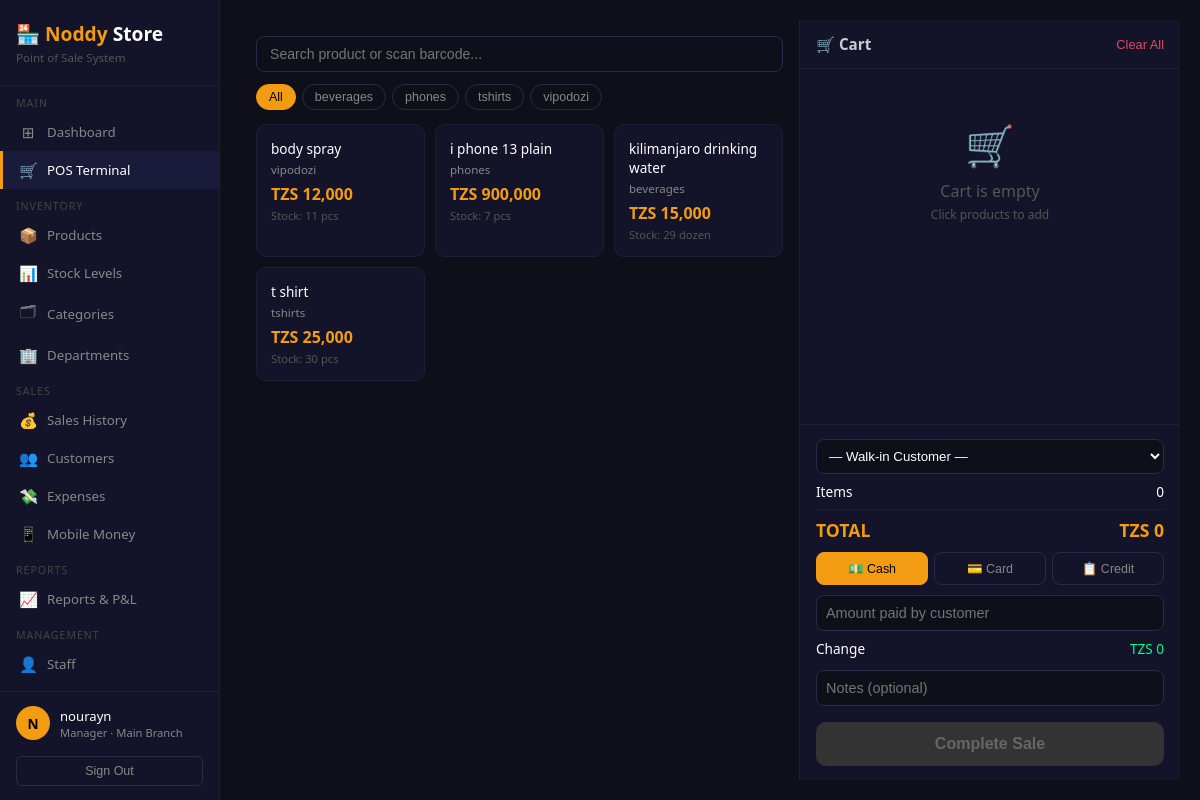
The app's page /pos (signed in) with its own data.
### tables this page shows
CREATE TABLE categories (
        id            INTEGER PRIMARY KEY AUTOINCREMENT,
        name          TEXT NOT NULL,
        department_id INTEGER,
        description   TEXT,
        created_at    TEXT DEFAULT CURRENT_TIMESTAMP,
        FOREIGN KEY (department_id) REFERENCES departments(id)
    );

CREATE TABLE products (
        id            INTEGER PRIMARY KEY AUTOINCREMENT,
        name          TEXT NOT NULL,
        barcode       TEXT UNIQUE,
        category_id   INTEGER,
        branch_id     INTEGER,
        buying_price  REAL DEFAULT 0,
        selling_price REAL DEFAULT 0,
        stock_qty     INTEGER DEFAULT 0,
        min_stock     INTEGER DEFAULT 5,
        unit          TEXT DEFAULT 'pcs',
        description   TEXT,
        active        INTEGER DEFAULT 1,
        created_at    TEXT DEFAULT CURRENT_TIMESTAMP,
        FOREIGN KEY (category_id) REFERENCES categories(id),
        FOREIGN KEY (branch_id)   REFERENCES branches(id)
    );

### app.py (the view)
@app.route('/pos')
@login_required
def pos():
    conn      = get_db()
    branch_id = session.get('branch_id')
    role      = session.get('role')
    bfp       = get_bf2(role, branch_id, 'p.branch_id')
    bfc       = get_bf2(role, branch_id, 'c.branch_id')
    products  = conn.execute(f'''
        SELECT p.*,c.name as cat_name,d.name as dept_name
        FROM products p
        LEFT JOIN categories c ON p.category_id=c.id
        LEFT JOIN departments d ON c.department_id=d.id
        WHERE p.active=1 AND p.stock_qty>0 {bfp} ORDER BY p.name
    ''').fetchall()
    customers  = conn.execute(f'''
        SELECT * FROM customers c WHERE 1=1 {bfc} ORDER BY full_name
    ''').fetchall()
    categories = conn.execute('SELECT * FROM categories ORDER BY name').fetchall()
    conn.close()
    return render_template('pos.html', products=products,
                           customers=customers, categories=categories)

### app.py (called while the page is built)
def login_required(f):
    @wraps(f)
    def decorated(*args, **kwargs):
        if 'user_id' not in session:
            return redirect(url_for('login'))
        return f(*args, **kwargs)
    return decorated

def get_bf2(role, branch_id, col='branch_id'):
    return '' if role == 'admin' else f'AND {col}={branch_id}'

### database.py (called while the page is built)
def get_db():
    conn = sqlite3.connect(DB)
    conn.row_factory = sqlite3.Row
    return conn

### templates/pos.html (shortened to what this page needs)
{% extends 'base.html' %}
{% block content %}
<div class="pos-layout">
    <div class="products-panel">
        <div class="search-bar">
            <input type="text" id="prod-search"
                   placeholder="Search product or scan barcode..."
                   oninput="filterProducts()"/>
        </div>
        <div class="cat-filters">
            <button class="cat-btn active" onclick="filterCat('',this)">All</button>
            {% for c in categories %}
            <button class="cat-btn"
                    onclick="filterCat('{{ c.id }}',this)">
                {{ c.name }}
            </button>
            {% endfor %}
        </div>
        <div class="product-grid" id="product-grid">
            {% for p in products %}
            <div class="product-card {% if p.stock_qty==0 %}out-of-stock{% endif %}"
                 data-id="{{ p.id }}"
                 data-name="{{ p.name }}"
                 data-price="{{ p.selling_price }}"
                 data-stock="{{ p.stock_qty }}"
                 data-cat="{{ p.category_id }}"
                 onclick="addToCart(this)">
                <div class="pname">{{ p.name }}</div>
                <div class="pcat">{{ p.cat_name or '' }}</div>
                <div class="pprice">TZS {{ "{:,.0f}".format(p.selling_price) }}</div>
                <div class="pstock">Stock: {{ p.stock_qty }} {{ p.unit }}</div>
            </div>
            {% endfor %}
        </div>
    </div>
    <div class="cart-panel">
        <div class="cart-header">
            <h3>🛒 Cart</h3>
            <button onclick="clearCart()"
                    style="background:transparent;border:none;color:#e94560;cursor:pointer;font-size:0.8rem;">
                Clear All
            </button>
        </div>
        <div class="cart-items" id="cart-items">
            <div class="empty-cart" id="empty-msg">
                <div class="icon">🛒</div>
                <p>Cart is empty</p>
                <p style="font-size:0.75rem;margin-top:4px">Click products to add</p>
            </div>
        </div>
        <div class="cart-footer">
            <select id="customer-select"
                    style="width:100%;padding:8px;background:#0f0f1a;border:1px solid #2a2a4a;border-radius:8px;color:#fff;outline:none;margin-bottom:8px;font-size:0.83rem;">
                <option value="">— Walk-in Customer —</option>
            </select>
            <div class="total-row">
                <span>Items</span>
                <span id="total-items">0</span>
            </div>
            <div class="total-row grand">
                <span>TOTAL</span>
                <span id="total-amount">TZS 0</span>
            </div>
            <div class="payment-btns">
                <button class="pay-btn active" onclick="setPayment('cash',this)">💵 Cash</button>
                <button class="pay-btn" onclick="setPayment('card',this)">💳 Card</button>
                <button class="pay-btn" onclick="setPayment('credit',this)">📋 Credit</button>
            </div>
            <div id="paid-section">
                <input type="number" class="paid-input" id="paid-amount"
                       placeholder="Amount paid by customer" step="100"/>
                <div class="total-row">
                    <span>Change</span>
                    <span id="change-amount" style="color:#00ff88">TZS 0</span>
                </div>
            </div>
            <input type="text" class="paid-input" id="sale-notes"
                   placeholder="Notes (optional)" style="margin-top:4px;"/>
            <button class="checkout-btn" id="checkout-btn"
                    onclick="checkout()" disabled>
                Complete Sale
            </button>
        </div>
    </div>
</div>
{% endblock %}

### templates/base.html (style rules this page uses)
* { margin:0;padding:0;box-sizing:border-box; }
body { background:#0f0f1a;color:#fff;font-family:'Segoe UI',sans-serif;display:flex;min-height:100vh; }

### templates/pos.html (style rules this page uses)
.pos-layout { display:grid;grid-template-columns:1fr 380px;gap:0;height:calc(100vh - 40px); }
.products-panel { padding:16px;overflow-y:auto;border-right:1px solid #1e1e3a; }
.cart-panel { background:#13132a;display:flex;flex-direction:column;height:100%; }
.search-bar { display:flex;gap:8px;margin-bottom:12px; }
.search-bar input { flex:1;padding:9px 13px;background:#0f0f1a;border:1px solid #2a2a4a;border-radius:8px;color:#fff;outline:none;font-size:0.88rem; }
.cat-filters { display:flex;gap:6px;flex-wrap:wrap;margin-bottom:14px; }
.cat-btn { padding:5px 12px;border-radius:20px;border:1px solid #2a2a4a;background:transparent;color:#888;cursor:pointer;font-size:0.78rem;transition:all .2s; }
.cat-btn.active,.cat-btn:hover { background:#f39c12;color:#000;border-color:#f39c12; }
.product-grid { display:grid;grid-template-columns:repeat(auto-fill,minmax(150px,1fr));gap:10px; }
.product-card { background:#13132a;border:1px solid #1e1e3a;border-radius:10px;padding:14px;cursor:pointer;transition:all .2s;position:relative; }
.product-card .pname { font-size:0.85rem;font-weight:500;margin-bottom:4px;color:#fff; }
.product-card .pcat { font-size:0.72rem;color:#888;margin-bottom:6px; }
.product-card .pprice { font-size:1rem;font-weight:700;color:#f39c12; }
.product-card .pstock { font-size:0.7rem;color:#555;margin-top:3px; }
.cart-header { padding:14px 16px;border-bottom:1px solid #1e1e3a;display:flex;justify-content:space-between;align-items:center; }
.cart-header h3 { font-size:0.95rem;color:#ccc; }
.cart-items { flex:1;overflow-y:auto;padding:8px 16px; }
.cart-footer { padding:14px 16px;border-top:1px solid #1e1e3a; }
.total-row { display:flex;justify-content:space-between;margin-bottom:8px;font-size:0.85rem; }
.total-row.grand { font-size:1.1rem;font-weight:700;color:#f39c12;margin-top:8px;padding-top:8px;border-top:1px solid #1e1e3a; }
.payment-btns { display:grid;grid-template-columns:1fr 1fr 1fr;gap:6px;margin:10px 0; }
.pay-btn { padding:8px;border:1px solid #2a2a4a;background:transparent;color:#888;border-radius:8px;cursor:pointer;font-size:0.78rem;transition:all .2s; }
.pay-btn.active { background:#f39c12;color:#000;border-color:#f39c12; }
.checkout-btn { width:100%;padding:13px;background:#f39c12;border:none;border-radius:10px;color:#000;font-size:1rem;font-weight:700;cursor:pointer;transition:background .2s;margin-top:8px; }
.checkout-btn:disabled { background:#333;color:#666;cursor:not-allowed; }
.paid-input { width:100%;padding:9px;background:#0f0f1a;border:1px solid #2a2a4a;border-radius:8px;color:#fff;outline:none;font-size:0.9rem;margin-bottom:8px; }
.empty-cart { text-align:center;padding:40px 20px;color:#555; }
.empty-cart .icon { font-size:2.5rem;margin-bottom:8px; }

### records on screen
categories: name "beverages"
categories: name "phones"
categories: name "tshirts"
categories: name "vipodozi"
products: name "body spray", name "vipodozi", selling_price "12,000", stock_qty "11", unit "pcs"
products: name "i phone 13 plain", name "phones", selling_price "900,000", stock_qty "7", unit "pcs"
products: name "kilimanjaro drinking water", name "beverages", selling_price "15,000", stock_qty "29", unit "dozen"
products: name "t shirt", name "tshirts", selling_price "25,000", stock_qty "30", unit "pcs"

### other values on screen
{{ session.full_name[0]|upper }} "N"
{{ session.full_name }} "nourayn"
{{ session.role }} "Manager"
{{ session.branch_name }} "Main Branch"
